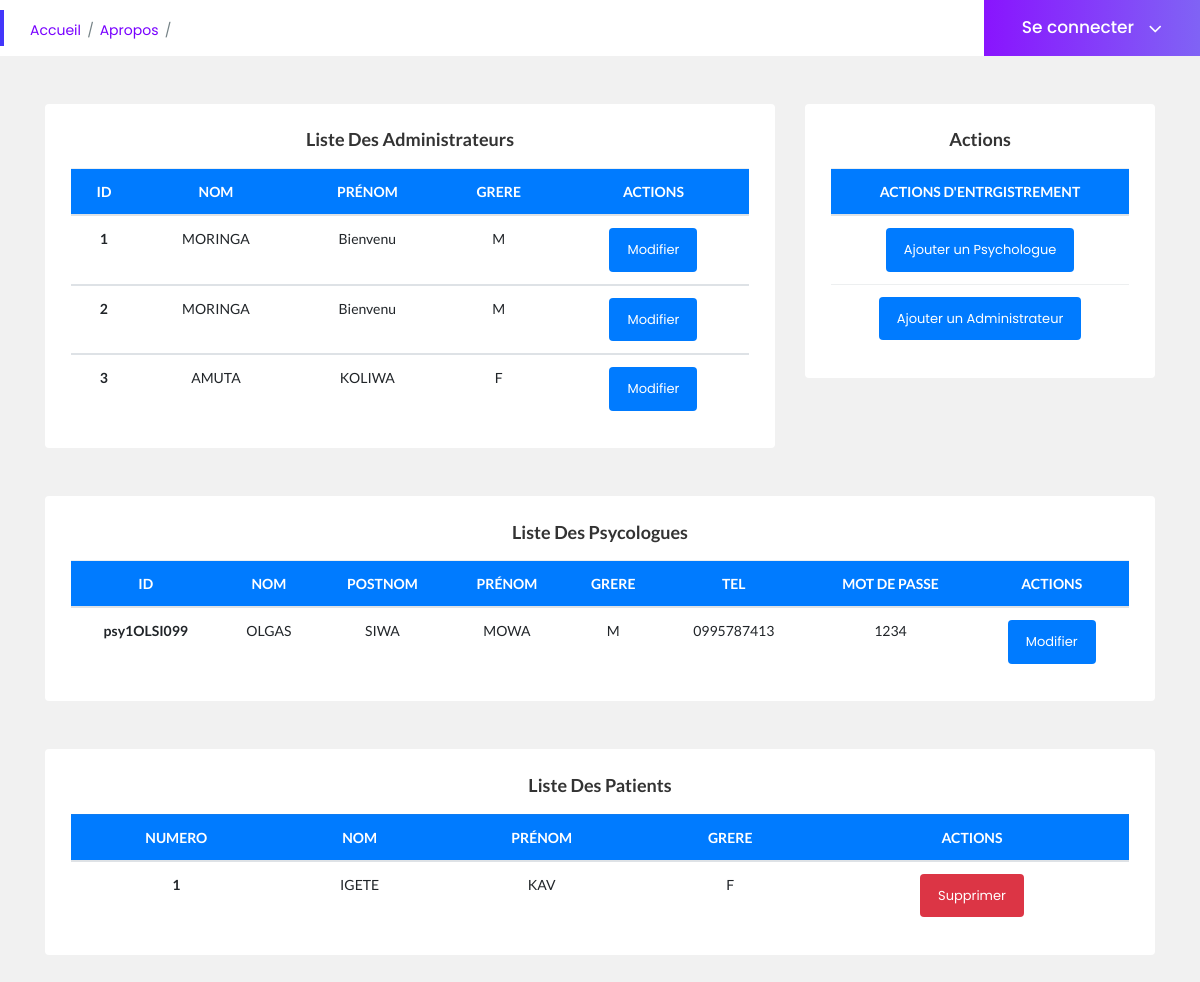
/Admin.php, run on the app's committed database.
### tables this page shows
CREATE TABLE IF NOT EXISTS `psychologue` (
  `idpsc` varchar(50) NOT NULL,
  `nom` text NOT NULL,
  `postnom` text NOT NULL,
  `prenom` text NOT NULL,
  `genre` text NOT NULL,
  `telephone` text NOT NULL,
  `motdepasse` text NOT NULL,
  PRIMARY KEY (`idpsc`)
);

CREATE TABLE IF NOT EXISTS `patient` (
  `id` int(11) NOT NULL AUTO_INCREMENT,
  `nom` text NOT NULL,
  `prenom` text NOT NULL,
  `genre` text NOT NULL,
  `motdepasse` text NOT NULL,
  PRIMARY KEY (`id`)
);

### Admin.php (the view, shortened to what this page needs)
<?php
include "connexion.php";
 ?>
<!doctype html>
<html class="no-js" lang="en">
<head>
    <link rel="stylesheet" href="assets/css/bootstrap.min.css">
    <link rel="stylesheet" href="assets/css/font-awesome.min.css">
    <link rel="stylesheet" href="assets/css/themify-icons.css">
    <link rel="stylesheet" href="assets/css/metisMenu.css">
    <link rel="stylesheet" href="assets/css/owl.carousel.min.css">
    <link rel="stylesheet" href="assets/css/slicknav.min.css">
    <link rel="stylesheet" href="https://www.amcharts.com/lib/3/plugins/export/export.css" type="text/css" media="all" />
    <link rel="stylesheet" href="assets/css/typography.css">
    <link rel="stylesheet" href="assets/css/default-css.css">
    <link rel="stylesheet" href="assets/css/styles.css">
    <link rel="stylesheet" href="assets/css/responsive.css">
</head>
<body style="background: #F1F1F1;">
<?php
include "navBar.php";
 ?>
   <div class="container">
        <div class="row">
 <div class="col-lg-8 mt-5">
        <div class="card">
            <div class="card-body">
                <h4 class="header-title text-center">Liste des administrateurs</h4>
                <div class="single-table">
                    <div class="table-responsive">
                        <table class="table text-center">
                            <thead class="text-uppercase bg-primary">
                                <tr class="text-white">
                                    <th scope="col">ID</th>
                                    <th scope="col">Nom</th>
                                    <th scope="col">Prénom</th>
                                    <th scope="col">Grere</th>
                                     <th scope="col">Actions</th>
                                </tr>
                            </thead>
            <?php
                  $recuperUser= $bdd->prepare('SELECT * FROM admin ');
                 $recuperUser->execute(array());
                 while($user = $recuperUser->fetch())
                 {
                    ?>
                     <tbody>
                            <tr>
                                <th scope="row"><?php echo $user['id']; ?></th>
                                 <td><?php echo $user['nom']; ?></td>
                                <td><?php echo $user['prenom']; ?></td>
                                <td><?php echo $user['genre']; ?></td>
                                <td>
                                    <a class="btn bg-primary text-white" href="modifierAdmin.php?id=<?php echo $user['id'] ?>">Modifier</a>
                                </td>
                            </tr>
                        </tbody>
                    <?php
                }
            ?>
                        </table>
                    </div>
                </div>
            </div>
        </div>
    </div>
     <div class="col-lg-4 mt-5">
        <div class="card">
            <div class="card-body">
                <h4 class="header-title text-center">Actions </h4>
                <div class="single-table">
                    <div class="table-responsive">
                        <table class="table text-center">
                            <thead class="text-uppercase bg-primary">
                                <tr class="text-white">
                                    <th scope="col">Actions d'entrgistrement</th>
                                </tr>
                            </thead>
                     <tbody>
                            <tr>
                                <th scope="row"><a href="comptePsyc.php" class="btn bg-primary text-white">Ajouter un Psychologue </a></th>
                            </tr>
                            <tr>
                                <th scope="row"><a href="compteAdmin.php" class="btn bg-primary text-white">Ajouter un Administrateur </a></th>
                            </tr>
                        </tbody>
                        </table>
                    </div>
                </div>
            </div>
        </div>
    </div>
    </div>
   </div>
<div class="container">
    <div class="row">
         <div class="col-lg-12 mt-5">
        <div class="card">
            <div class="card-body">
                <h4 class="header-title text-center">Liste des Psycologues</h4>
                <div class="single-table">
                    <div class="table-responsive">
                        <table class="table text-center">
                            <thead class="text-uppercase bg-primary">
                                <tr class="text-white">
                                    <th scope="col">ID</th>
                                    <th scope="col">Nom</th>
                                    <th scope="col">Postnom</th>
                                    <th scope="col">Prénom</th>
                                    <th scope="col">Grere</th>
                                    <th scope="col">Tel</th>
                                    <th scope="col">Mot de passe</th>
                                    <th>Actions</th>
                                </tr>
                            </thead>
                            <?php
                                    $recuperUser= $bdd->prepare('SELECT * FROM psychologue ');
                 $recuperUser->execute(array());
                 while($user = $recuperUser->fetch()){
                    ?>
                     <tbody>
                                <tr>
                                    <th scope="row"><?php echo $user['idpsc']; ?></th>
                                    <td><?php echo $user['nom']; ?></td>
                                    <td><?php echo $user['postnom']; ?></td>
                                    <td><?php echo $user['prenom']; ?></td>
                                    <td><?php echo $user['genre']; ?></td>
                                    <td><?php echo $user['telephone']; ?></td>
                                    <td><?php echo $user['motdepasse']; ?></td>
                                    <td>
                                     <a class="btn bg-primary text-white" href="modifierPsych.php?idpsc=<?php echo $user['idpsc'] ?>">Modifier</a>
                                    </td>
                                </tr>
                                 </tbody>
                    <?php
                 }
                             ?>
                        </table>
                    </div>
                </div>
            </div>
        </div>
    </div>
    </div>
</div>
<div class="container">
    <div class="row">
    <div class="col-lg-12 mt-5 mb-5">
        <div class="card">
            <div class="card-body">
                <h4 class="header-title text-center">Liste des patients</h4>
                <div class="single-table">
                    <div class="table-responsive">
                        <table class="table text-center">
                            <thead class="text-uppercase bg-primary">
                                <tr class="text-white">
                                    <th scope="col">Numero</th>
                                    <th scope="col">Nom</th>
                                    <th scope="col">Prénom</th>
                                    <th scope="col">Grere</th>
                                    <th scope="col">Actions</th>
                                </tr>
                            </thead>
                            <?php
                                    $recuperUser= $bdd->prepare('SELECT * FROM patient ');
                 $recuperUser->execute(array());
                 $num=0;
                 while($user = $recuperUser->fetch()){
                     $num+=1;
                    ?>
                     <tbody>
                                <tr>
                                    <th scope="row"><?php echo$num; ?></th>
                                    <td><?php echo $user['nom']; ?></td>
                                    <td><?php echo $user['prenom']; ?></td>
                                    <td><?php echo $user['genre']; ?></td>
                                    <td> <a onclick="return confirm ('Vous-vous supprimer ce client ? ')"  class="btn bg-danger text-white" href="supprimerPatien.php?id=<?php echo $user['id'] ?>">Supprimer</a></td>
                                </tr>
                                 </tbody>
                    <?php
                 }
                             ?>
                        </table>
                    </div>
                </div>
            </div>
        </div>
    </div>
</div>
</div>
</body>
</html>

### navBar.php (shortened to what this page needs)
<div class="page-title-area " >
        <div class="row align-items-center">
            <div class="col-sm-6">
                <div class="breadcrumbs-area clearfix">
                    <ul class="breadcrumbs pull-left">
                        <li><a href="index.php">Accueil</a></li>
                        <li><a href="https://fepsin.org/">Apropos</a></li>
                    </ul>
                </div>
            </div>
            <div class="col-sm-6 clearfix">
                <div class="user-profile pull-right bg-dark">
                    <h4 class="user-name dropdown-toggle" data-toggle="dropdown">Se connecter <i class="fa fa-angle-down"></i></h4>
                </div>
            </div>
        </div>
    </div>

### data on the page
psychologue: idpsc "psy1OLSI099", nom "OLGAS", postnom "SIWA", prenom "MOWA", genre "M", telephone "0995787413", motdepasse "1234"
patient: nom "IGETE", prenom "KAV", genre "F"

### other printed values
$user['id'] "1"
$user['nom'] "MORINGA"
$user['prenom'] "Bienvenu"
$user['genre'] "M"
$user['id'] "2"
$user['id'] "3"
$user['nom'] "AMUTA"
$user['prenom'] "KOLIWA"
$user['genre'] "F"
